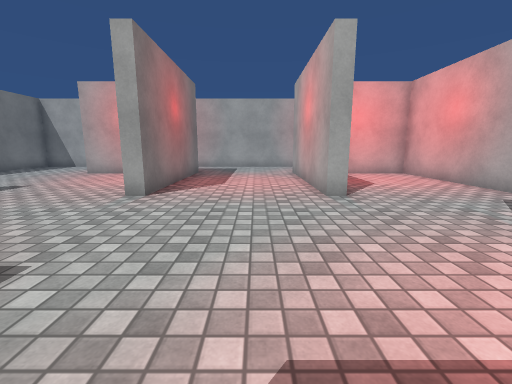
[1] (above)

16 first-person views from a walk through a Unity game level. The camera is 1.2 m above the floor, tilts 10° down and sees 90° across. The floor is counted in squares, 1 m on a side. Each view is taken from the middle of a square. On the plan, view 1 faces up. The plan holds only what a view shows up to about 12 squares ahead; the rest is blank. The player is left out. Surface patterns are stand-ins for the level's own textures.

[2]
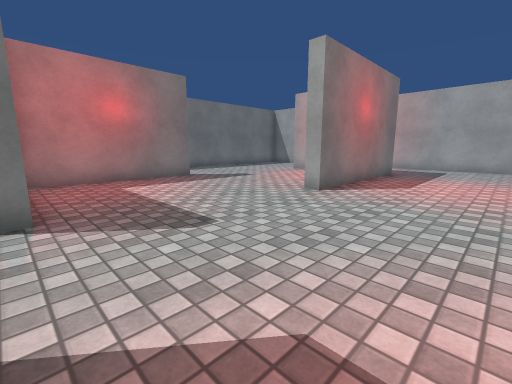

[3]
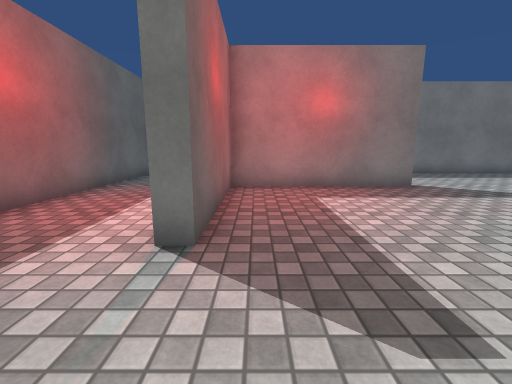

[4]
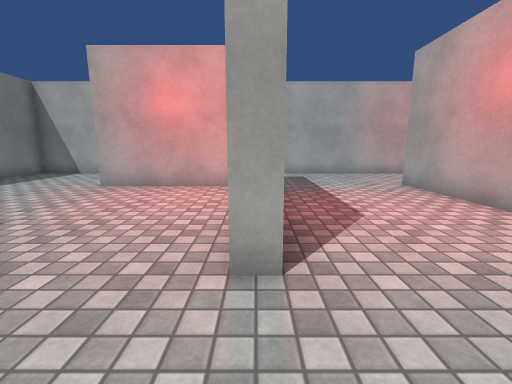

[5]
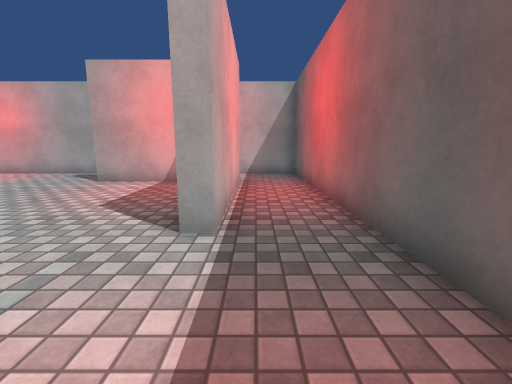

[6]
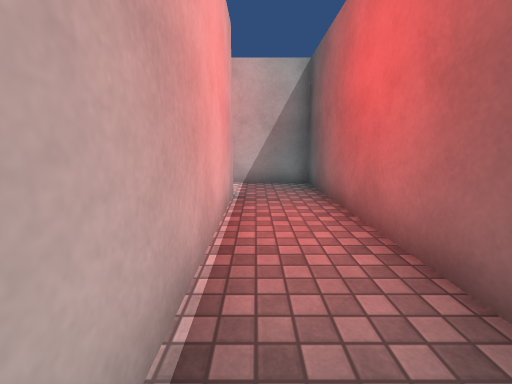

[7]
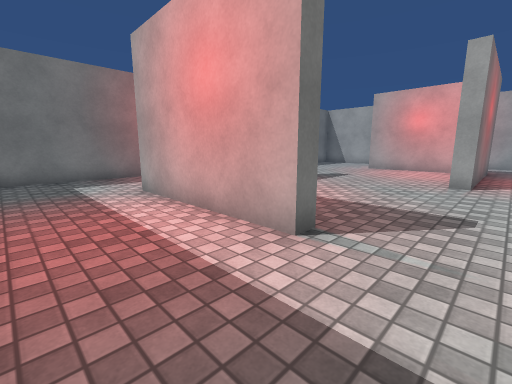

[8]
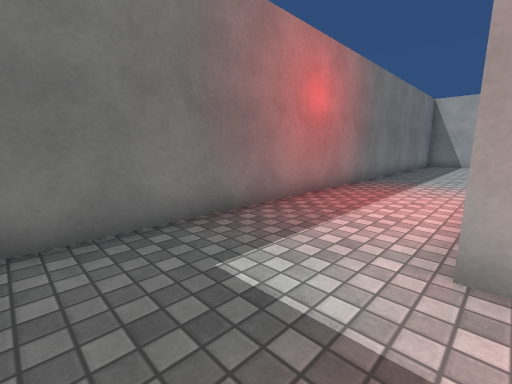

[9]
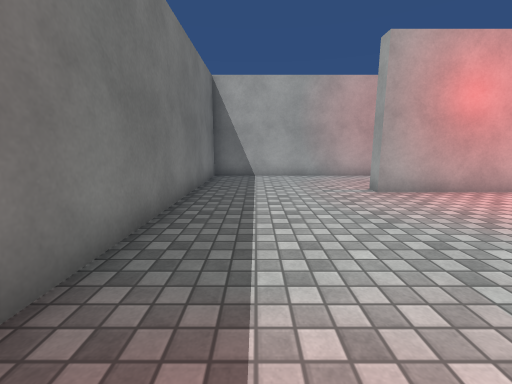

[10]
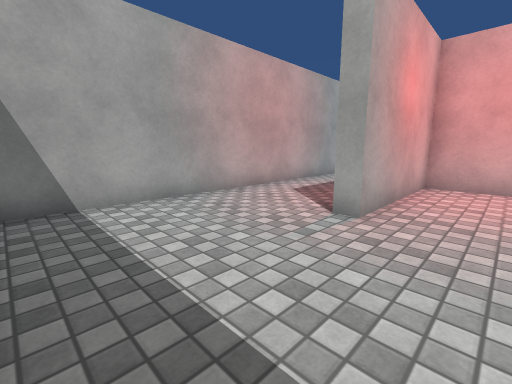

[11]
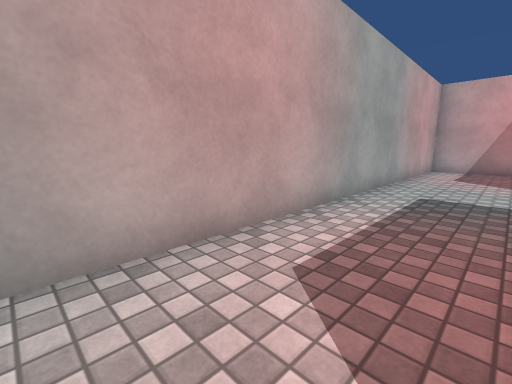

[12]
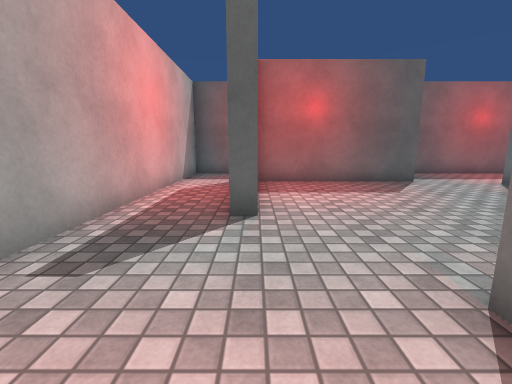

[13]
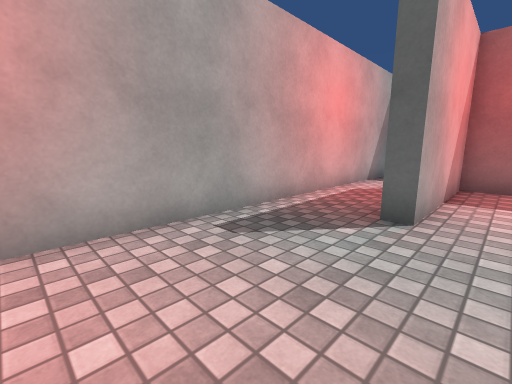

[14]
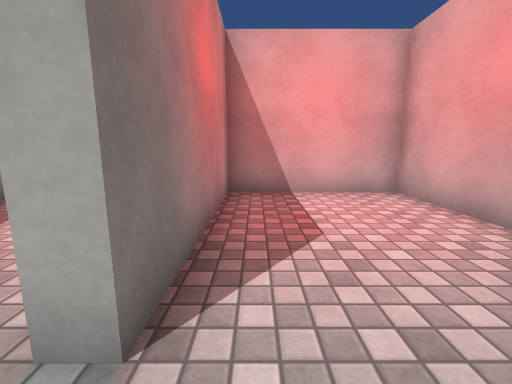

[15]
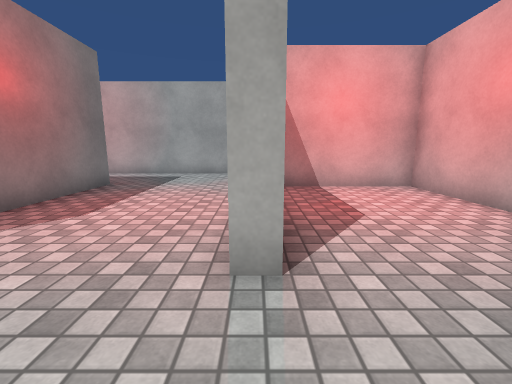

[16]
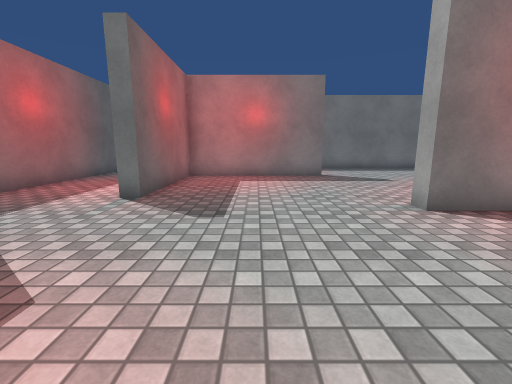

### Floor plan
Points are (right, up) in squares from view 1. A wall is a line through its corners. A room is listed if a view was taken in it or the views show most of it. See-through windows are left out.
Room 1 (views 1, 2, 3, 4, 5, 6, 7, 8, 9, 10, 11, 12, 13, 14, 15, 16)
walls: (-3.2, 9.9) (-3.2, 11.7) (-7.7, 11.7) (-7.7, 12.2); (-8.7, 5.9) (-8.7, 0.3) (-4, 0.3) (-4, -0.2) (-9.2, -0.2); (-2.7, 12.4) (-2.7, 6.3) (-3.2, 6.3); (4.5, -1.4) (-1.5, -1.4) (-1.5, -0.9) (4, -0.9) (4, 3.6) (4.5, 3.6); (6.7, 13) (6.7, 15.7) (-12.7, 15.7) (-12.7, -3.1); (-12.4, -3.8) (6.7, -3.8) (6.7, 11.7) (2.3, 11.7) (2.3, 6.3) (1.8, 6.3) (1.8, 12.2)

Positions as (right, up) in squares from view 1, and headings:
1: (0, 0), facing up
2: (1, 0), facing up-left
3: (-1, 1), facing left
4: (-3, 4), facing up
5: (-5, -2), facing right
6: (-2, -2), facing right
7: (-2, -3), facing up-left
8: (-9, -3), facing up-left
9: (-11, 5), facing up
10: (-12, 10), facing up-right
11: (-8, 13), facing up-right
12: (4, 8), facing down
13: (3, 8), facing down-right
14: (3, 5), facing up
15: (2, 4), facing up
16: (2, 3), facing left
